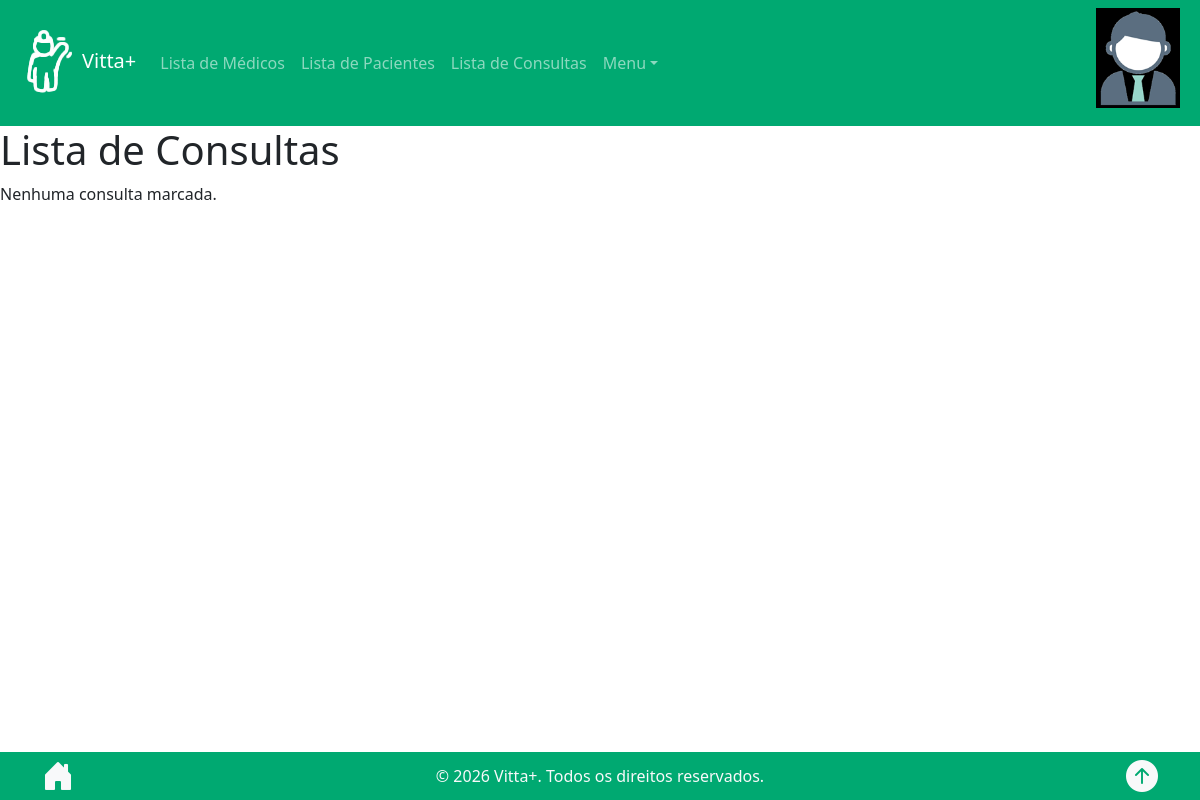
The page /consults_list/ (signed in) on the database as committed earlier.
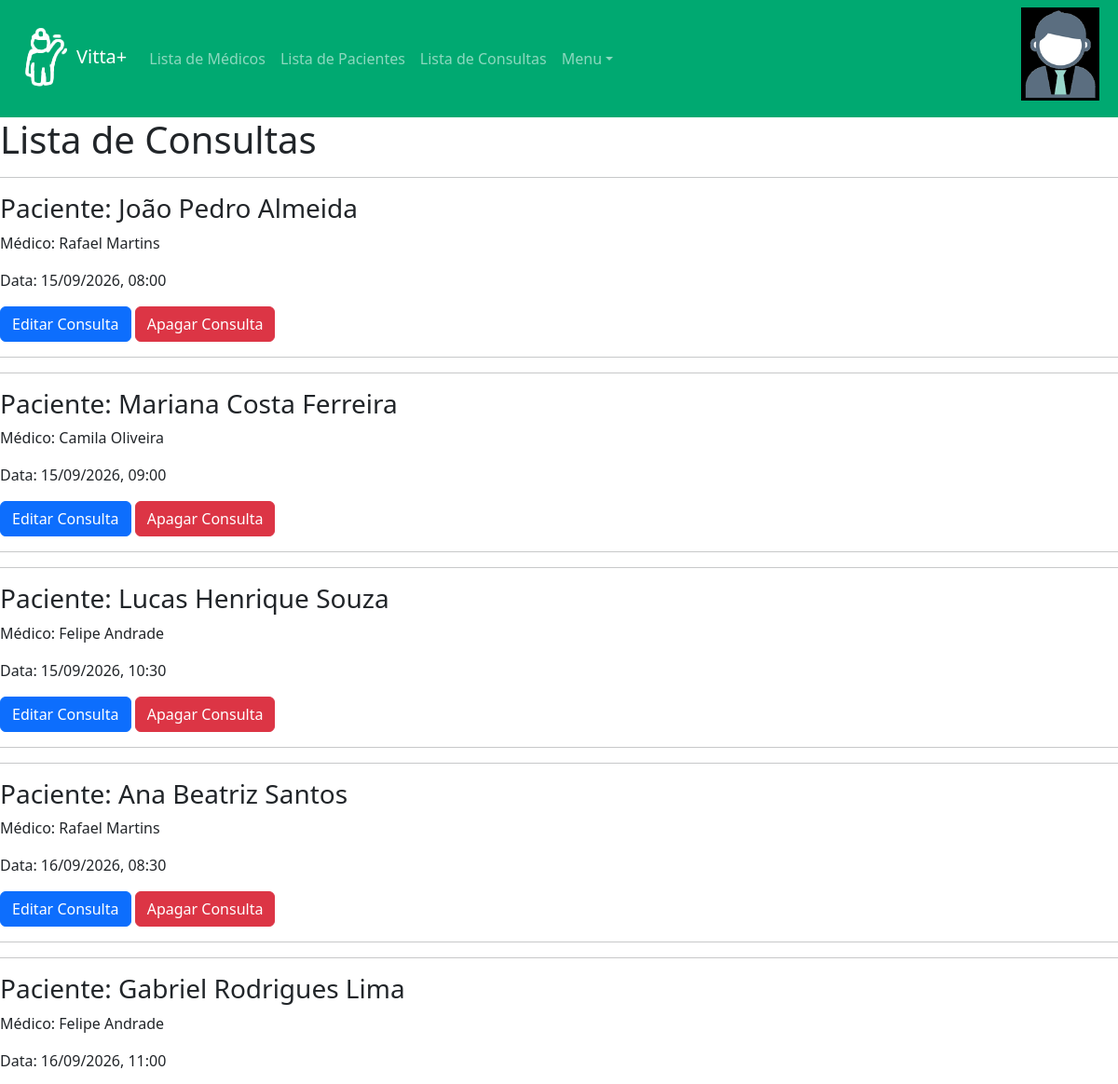
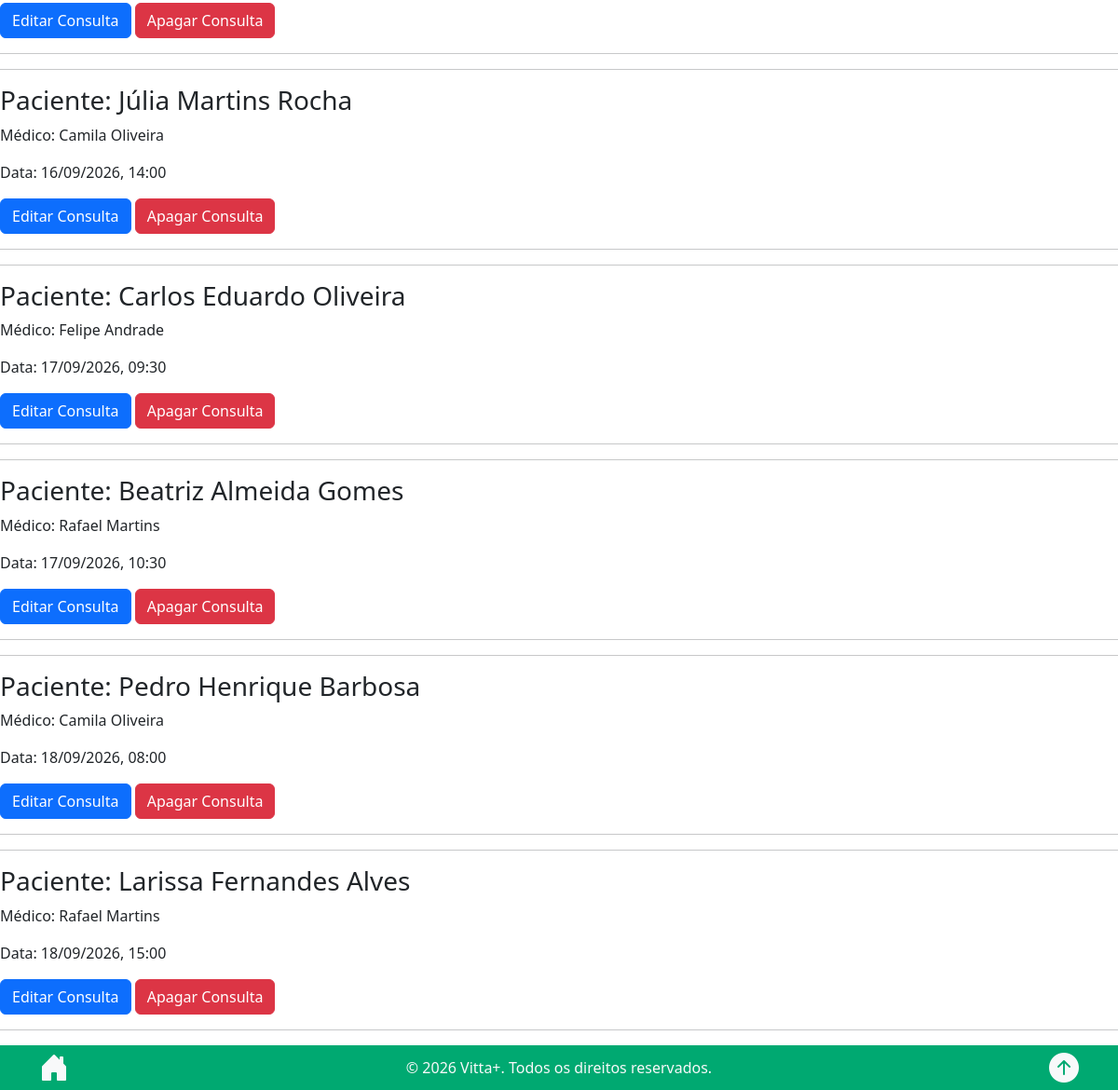
The same page on the database as committed later (2 pictures, top to bottom).
### consulta/models.py (models this page shows, shortened)
class Consultation(models.Model):
    doctor = models.ForeignKey(Doctor, on_delete=models.CASCADE, verbose_name="Médico")
    patient = models.ForeignKey(Patient, on_delete=models.CASCADE, verbose_name="Paciente")
    date = models.DateTimeField(verbose_name="Data da Consulta")
    class Meta:
        constraints = [models.UniqueConstraint(fields=['doctor', 'date'], name='unique_doctor_date')]

class Patient(models.Model):
    name = models.CharField(max_length=100, verbose_name="Nome")
    birth_date = models.DateField(verbose_name="Data de Nascimento")
    CPF = models.CharField(max_length=14, unique=True, verbose_name="CPF")
    gender = models.CharField(max_length=10, choices=[("M", "Masculino"), ("F", "Feminino")], verbose_name="Gênero")
    health_insurance = models.CharField(max_length=100, blank=True)
    class Meta:
        ordering = ["name"]

class Doctor(models.Model):
    name = models.CharField(max_length=100, verbose_name="Nome")
    birth_date = models.DateField(verbose_name="Data de Nascimento")
    CRM = models.CharField(max_length=20, unique=True, verbose_name="CRM")
    gender = models.CharField(max_length=10, choices=[("M", "Masculino"), ("F", "Feminino")], verbose_name="Gênero")
    expertise = models.CharField(max_length=100, verbose_name="Especialidade")
    rating = models.DecimalField(max_digits = 3, decimal_places = 2, default = 0, validators = [MinValueValidator(0), MaxValueValidator(5)], verbose_name ="Classificação")
    place = models.CharField(max_length=100, verbose_name="Local da Consulta")
    price = models.DecimalField(max_digits=10, decimal_places=2, validators=[MinValueValidator(0)], verbose_name="Preço da Consulta")
    photo = models.ImageField(upload_to='doctors/', blank=True, null=True, verbose_name="Foto")
    class Meta:
        ordering = ["CRM"]

### consulta/views.py (the view)
# urls.py: path('consults_list/', views.consults_list, name="consults_list"),
@login_required
def consults_list(request):
    consultas = Consultation.objects.select_related('doctor','patient').order_by('date')
    return render(request, 'consults_list.html', { "consultas": consultas })

### consulta/templates/consults_list.html
{% extends 'base.html' %}
{% load static %}
{% block content %}
<h1>Lista de Consultas</h1>
{% for consulta in consultas %}
<hr>
<div>
    <h3>Paciente: {{ consulta.patient.name }}</h3>
    <p>Médico: {{ consulta.doctor.name }}</p>
    <p>Data: {{ consulta.date|date:"d/m/Y, H:i" }}</p>
    <a href="{% url 'consults_edit' consulta.id %}" class="btn btn-primary">Editar Consulta</a>
    <a href="{% url 'consults_delete' consulta.id %}" class="btn btn-danger">Apagar Consulta</a>
</div>
<hr>
{% empty %}
    <p>Nenhuma consulta marcada.</p>
{% endfor %}
{% endblock %}

Rows that differ between the two databases and show on the page:
added Consultation: patient.name "João Pedro Almeida", doctor.name "Rafael Martins", date "15/09/2026, 08:00"
added Consultation: patient.name "Mariana Costa Ferreira", doctor.name "Camila Oliveira", date "15/09/2026, 09:00"
added Consultation: patient.name "Lucas Henrique Souza", doctor.name "Felipe Andrade", date "15/09/2026, 10:30"
added Consultation: patient.name "Ana Beatriz Santos", doctor.name "Rafael Martins", date "16/09/2026, 08:30"
added Consultation: patient.name "Gabriel Rodrigues Lima", doctor.name "Felipe Andrade", date "16/09/2026, 11:00"
added Consultation: patient.name "Júlia Martins Rocha", doctor.name "Camila Oliveira", date "16/09/2026, 14:00"
added Consultation: patient.name "Carlos Eduardo Oliveira", doctor.name "Felipe Andrade", date "17/09/2026, 09:30"
added Consultation: patient.name "Beatriz Almeida Gomes", doctor.name "Rafael Martins", date "17/09/2026, 10:30"
added Consultation: patient.name "Pedro Henrique Barbosa", doctor.name "Camila Oliveira", date "18/09/2026, 08:00"
added Consultation: patient.name "Larissa Fernandes Alves", doctor.name "Rafael Martins", date "18/09/2026, 15:00"
Other text that changed with them:
text no longer shown: "Nenhuma consulta marcada."
